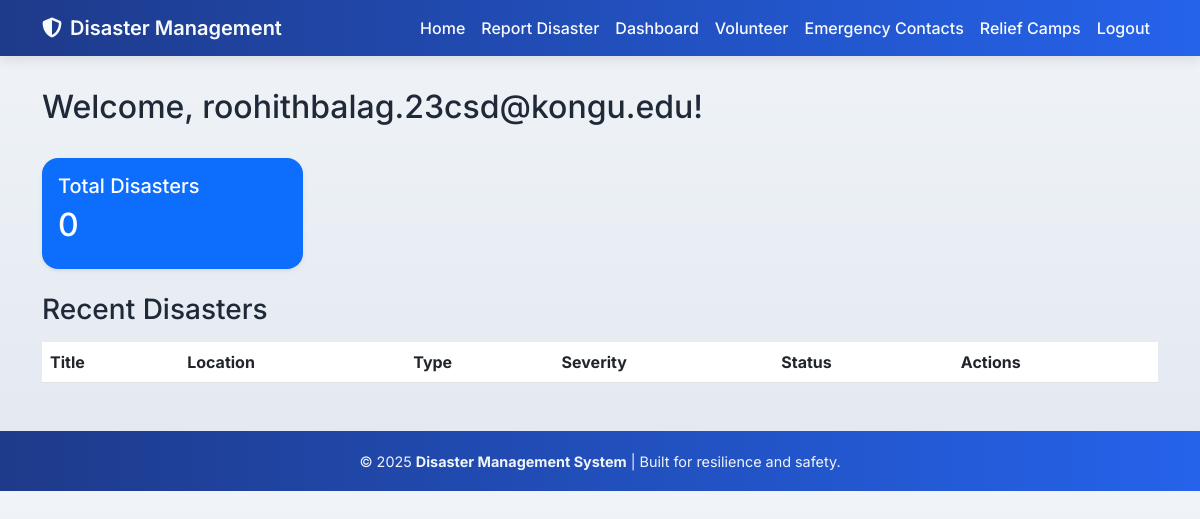
Page /dashboard (signed in) on the earlier database version.
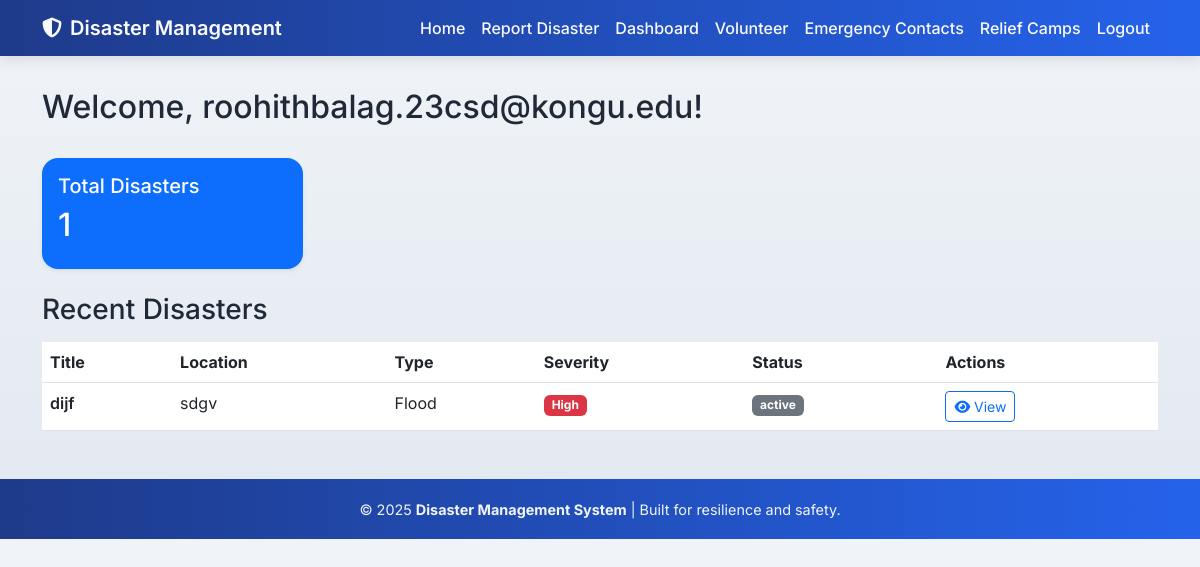
Same page on the later database version.
### models.py (models this page shows)
class Disaster(db.Model):
    id = db.Column(db.Integer, primary_key=True)
    title = db.Column(db.String(100), nullable=False)
    description = db.Column(db.Text, nullable=False)
    disaster_type = db.Column(db.String(50), nullable=False)
    location = db.Column(db.String(100), nullable=False)
    severity = db.Column(db.String(20), nullable=False)
    date_reported = db.Column(db.DateTime, default=datetime.utcnow)
    status = db.Column(db.String(20), default='active')
    affected_people = db.Column(db.Integer, default=0)
    resources_needed = db.Column(db.Text)
    coordinates = db.Column(db.String(100))  # GPS coordinates
    area_affected = db.Column(db.Float)  # in square kilometers
    estimated_damage = db.Column(db.Float)  # in dollars
    evacuation_status = db.Column(db.String(50))
    response_phase = db.Column(db.String(50))  # preparation, response, recovery
    weather_conditions = db.Column(db.Text)
    relief_camps = db.relationship('ReliefCamp', backref='disaster', lazy=True)
    updates = db.relationship('DisasterUpdate', backref='disaster', lazy=True, cascade="all, delete-orphan")
    supplies = db.relationship('Supply', backref='disaster', lazy=True)

### app.py (the view)
@app.route('/dashboard')
@login_required
def dashboard():
    user_disasters = Disaster.query.order_by(Disaster.date_reported.desc()).all()
    return render_template('dashboard.html', disasters=user_disasters)

### app.py (called while the page is built)
@login_manager.user_loader
def load_user(user_id):
    return User.query.get(int(user_id))

### templates/dashboard.html
{% extends "base.html" %}
{% block content %}
<div class="row">
    <div class="col-md-12">
        <div class="d-flex justify-content-between align-items-center mb-4">
            <h2>Welcome, {{ current_user.username }}!</h2>
        </div>
        <div class="row mt-4">
            <div class="col-md-3">
                <div class="card bg-primary text-white shadow-sm border-0">
                    <div class="card-body">
                        <h5 class="card-title">Total Disasters</h5>
                        <h2>{{ disasters|length }}</h2>
                    </div>
                </div>
            </div>
        </div>
        <div class="mt-4">
            <h3 class="mb-3">Recent Disasters</h3>
            <div class="table-responsive">
                <table class="table table-hover">
                    <thead>
                        <tr>
                            <th>Title</th>
                            <th>Location</th>
                            <th>Type</th>
                            <th>Severity</th>
                            <th>Status</th>
                            <th>Actions</th>
                        </tr>
                    </thead>
                    <tbody>
                        {% for disaster in disasters %}
                        <tr>
                            <td class="fw-semibold">{{ disaster.title }}</td>
                            <td>{{ disaster.location }}</td>
                            <td>{{ disaster.disaster_type }}</td>
                            <td>
                                <span class="badge bg-{{ 'danger' if disaster.severity == 'High' else 'warning' }}">
                                    {{ disaster.severity }}
                                </span>
                            </td>
                            <td>
                                <span class="badge bg-{{ 'success' if disaster.status == 'Active' else 'secondary' }}">
                                    {{ disaster.status }}
                                </span>
                            </td>
                            <td>
                                <a href="{{ url_for('disaster_detail', id=disaster.id) }}" class="btn btn-sm btn-outline-primary" title="View Disaster">
                                    <i class="fas fa-eye"></i> View
                                </a>
                            </td>
                        </tr>
                        {% endfor %}
                    </tbody>
                </table>
            </div>
        </div>
    </div>
</div>
{% endblock %}

Differences in the rows shown:
added Disaster: title "dijf", location "sdgv", disaster_type "Flood", severity "High", status "active"
Other differences:
{{ disasters|length }}: "0" → "1"
